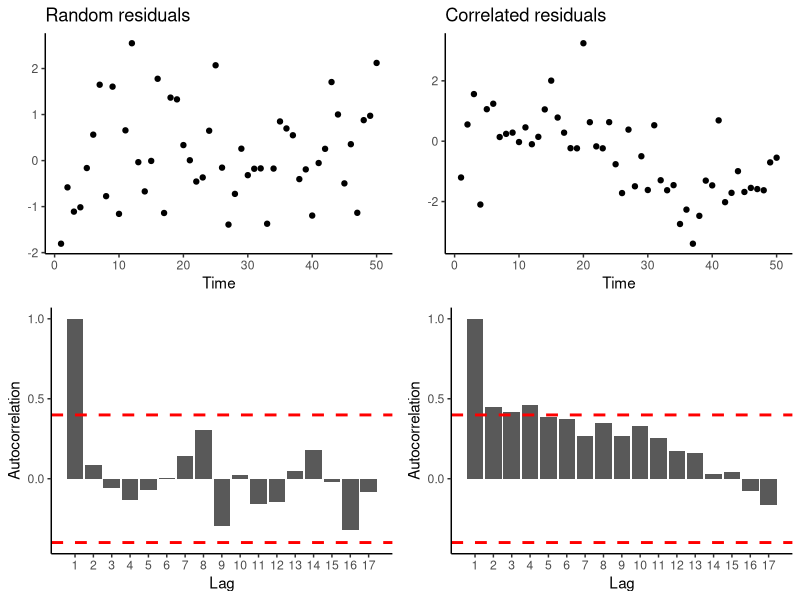

This chart was generated by the following R code:
library(tidyr, warn.conflicts = FALSE)
library(dplyr, warn.conflicts = FALSE)
library(ggplot2, warn.conflicts = FALSE)
library(gridExtra, warn.conflicts = FALSE)

set.seed(1234)

n <- 50
x <- seq(1, n)
resids_hetero <- sin(2*pi*x/n) + 1.1 * rnorm(n)
resids_homo <- rnorm(n)

data_plot <- function(id, col, title) {
  df <- data.frame(id=id, col=col)
  df %>% ggplot(aes(id, col)) +
    geom_point() + 
    xlab("Time") + ylab("") +
    ggtitle(title) +
    theme_classic()
}

autocorr_plot <- function(y) {
  df <- data.frame(
    acf=acf(y, plot = FALSE)$acf
  )
  df$lag <- seq(1, nrow(df))
  
  threshold <- qnorm(0.95) / sqrt(nrow(df))

  ggplot(df, aes(lag, acf)) +
    geom_bar(stat="identity") +
    scale_x_continuous(breaks = df$lag) +
    geom_hline(yintercept=c(threshold, -threshold),
               linetype="dashed", color = "red", size=1) +
    xlab("Lag") + ylab("Autocorrelation") +
    theme_classic()
}

p1 <- data_plot(x, resids_homo, "Random residuals")
p2 <- data_plot(x, resids_hetero, "Correlated residuals")
p3 <- autocorr_plot(resids_homo)
p4 <- autocorr_plot(resids_hetero)

grid.arrange(p1, p2, p3, p4, ncol = 2)

subsampled <- seq(1, length(resids_hetero), 4)
x_subsampled <- x[subsampled]
resids_subsampled <- resids_hetero[subsampled]

p5 <- data_plot(x_subsampled, resids_subsampled, "Subsampled")
p6 <- autocorr_plot(resids_subsampled)

#grid.arrange(p5, p6, ncol = 2)